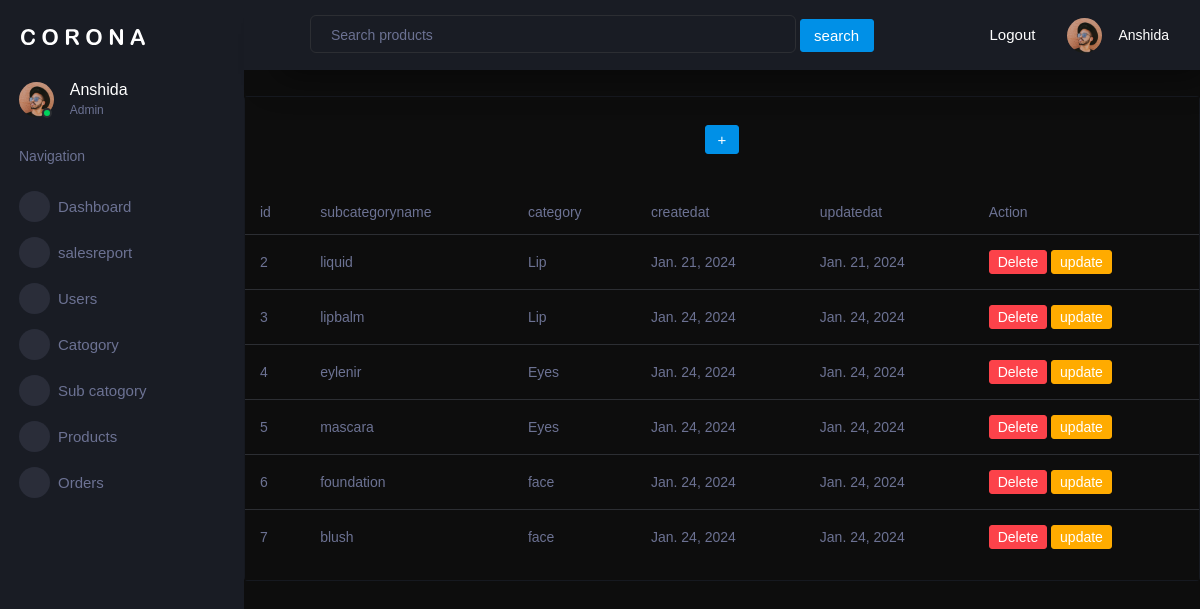
The app's page /adminpanel/subcategory/, older data.
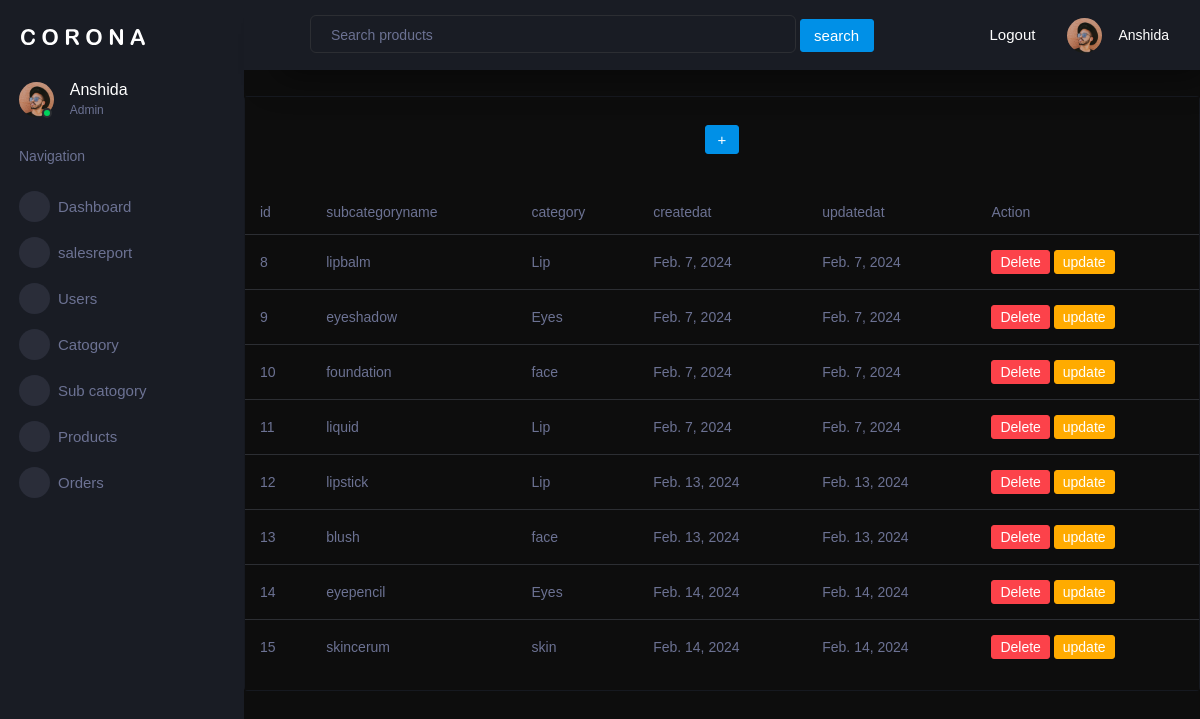
The same page, newer data.
### category/models.py (models this page shows, shortened)
class subcategory(models.Model):
    subcategory_name= models.CharField(max_length=50, unique=True)
    slug = models.SlugField(max_length=100, unique=True, null= True)
    category= models.ForeignKey(category,on_delete=models.CASCADE)
    created_at= models.DateField(auto_now=True)
    updated_at= models.DateField(auto_now=True)
    class meta:
        verbose_name= 'subcategory'
        verbose_name_plural= 'subcategories'

class category(models.Model):
    category_name= models.CharField(max_length=50, unique=True)
    slug = models.SlugField(max_length=100, unique=True, null= True)
    created_at= models.DateField(auto_now=True)
    updated_at= models.DateField(auto_now=True)
    class mata:
        verbose_name= 'category'
        verbose_name_plural= 'categories'

### adminpanel/views.py (the view)
# urls.py: path('subcategory/',views.subcategorylist,name='subcategorylist'),
def subcategorylist(request):
    sub= subcategory.objects.all()
    paginator = Paginator(sub,8)
    page= request.GET.get('page')
    paged_sub = paginator.get_page(page)
    context2={
        'sub':paged_sub
    }
    return render(request,'subcategory.html',context2)

### templates/subcategory.html (shortened to what this page needs)
{% extends 'adminbase.html' %}
{% load static %}
{% block content %}
<!DOCTYPE html>
<html lang="en">
<head>
  <link rel="stylesheet" href="{% static 'assets/vendors/mdi/css/materialdesignicons.min.css' %}">
  <link rel="stylesheet" href="{% static 'assets/vendors/css/vendor.bundle.base.css' %}">
  <link rel="stylesheet" href="{% static 'assets/vendors/jvectormap/jquery-jvectormap.css' %}">
  <link rel="stylesheet" href="{% static 'assets/vendors/flag-icon-css/css/flag-icon.min.css' %}">
  <link rel="stylesheet" href="{% static 'assets/vendors/owl-carousel-2/owl.carousel.min.css' %}">
  <link rel="stylesheet" href="{% static 'assets/vendors/owl-carousel-2/owl.theme.default.min.css' %}">
  <link rel="stylesheet" href="{% static 'assets/css/style.css' %}">
</head>
<body>
  <div class="row ">
    <div class="col-12 grid-margin">
      <div class="card">
        <div class="card-body bg-dark">
          <div class="text-center  pb-2"><a href="{% url 'adminpanel:add_subcategory' %}" class="btn btn-primary btn-md">+</a>
          </div>
        </div>
        <div class="table-responsive bg-dark">
          <table class="table">
            <thead>
              <tr>
                <th> id </th>
                <th> subcategoryname</th>
                <th> category </th>
                <th> createdat </th>
                <th> updatedat </th>
                <th> Action</th>
              </tr>
            </thead>
            <tbody>
              {% for i in sub %}
              <tr>
                <td>{{i.id}}</td>
                <td>{{i.subcategory_name}}</td>
                <td>{{i.category.category_name}}</td>
                <td>{{i.created_at}}</td>
                <td>{{i.updated_at}}</td>
                <td><a href="{% url 'adminpanel:delete_subcategory' subcategory_id=i.id %}" class="btn btn-danger btn-sm">Delete</a>
                <a href="{% url 'adminpanel:update_subcategory'  subcategory_id=i.id %}" class="btn btn-warning btn-sm">update</a></td>
              </tr>
             {% endfor %}
        </tbody>
        </table>
      </div>
    </div>
  </div>
  </div>
</body>
</html>
{% endblock content %}

Row changes from the older to the newer data that the page shows:
removed subcategory: id "2", subcategory_name "liquid", category.category_name "Lip", created_at "Jan. 21, 2024", updated_at "Jan. 21, 2024"
removed subcategory: id "3", subcategory_name "lipbalm", category.category_name "Lip", created_at "Jan. 24, 2024", updated_at "Jan. 24, 2024"
removed subcategory: id "4", subcategory_name "eylenir", category.category_name "Eyes", created_at "Jan. 24, 2024", updated_at "Jan. 24, 2024"
removed subcategory: id "5", subcategory_name "mascara", category.category_name "Eyes", created_at "Jan. 24, 2024", updated_at "Jan. 24, 2024"
removed subcategory: id "6", subcategory_name "foundation", category.category_name "face", created_at "Jan. 24, 2024", updated_at "Jan. 24, 2024"
removed subcategory: id "7", subcategory_name "blush", category.category_name "face", created_at "Jan. 24, 2024", updated_at "Jan. 24, 2024"
added subcategory: id "8", subcategory_name "lipbalm", category.category_name "Lip", created_at "Feb. 7, 2024", updated_at "Feb. 7, 2024"
added subcategory: id "9", subcategory_name "eyeshadow", category.category_name "Eyes", created_at "Feb. 7, 2024", updated_at "Feb. 7, 2024"
added subcategory: id "10", subcategory_name "foundation", category.category_name "face", created_at "Feb. 7, 2024", updated_at "Feb. 7, 2024"
added subcategory: id "11", subcategory_name "liquid", category.category_name "Lip", created_at "Feb. 7, 2024", updated_at "Feb. 7, 2024"
added subcategory: id "12", subcategory_name "lipstick", category.category_name "Lip", created_at "Feb. 13, 2024", updated_at "Feb. 13, 2024"
added subcategory: id "13", subcategory_name "blush", category.category_name "face", created_at "Feb. 13, 2024", updated_at "Feb. 13, 2024"
added subcategory: id "14", subcategory_name "eyepencil", category.category_name "Eyes", created_at "Feb. 14, 2024", updated_at "Feb. 14, 2024"
added subcategory: id "15", subcategory_name "skincerum", category.category_name "skin", created_at "Feb. 14, 2024", updated_at "Feb. 14, 2024"
